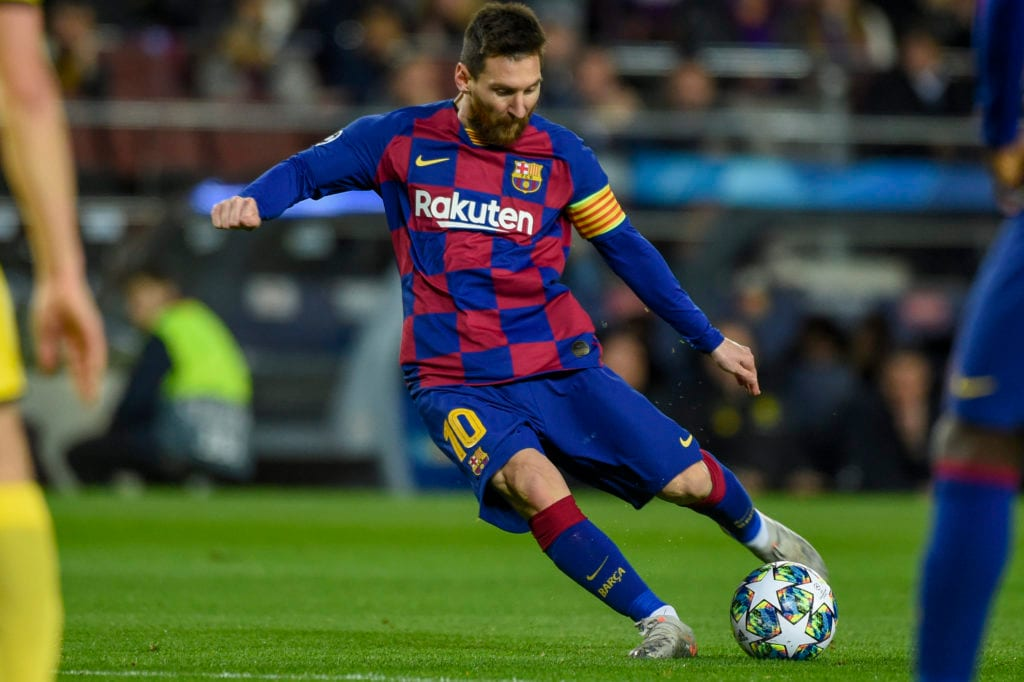
#> input picture Images/m.jpg, 1024 x 682 px, found by its file name
$ python 'cropping the image.py'
#> lines starting #> are read from the running program, lines starting #| are printed output that depends on the picture
# -*- coding: utf-8 -*-
"""
Created on Wed Feb 24 20:47:07 2021

@author: Md.Abdullah
"""


# Importing pillow
from PIL import Image

# reading the image
img=Image.open('J:\Digital-Image-Processing\Images\m.jpg')
#> img is the input picture: PIL image 1024x682 RGB; mean R, G, B 67.6, 77.3, 60.4
cropped_img=img.crop((0,0,250,200))
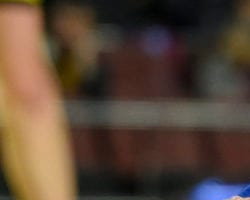
#> cropped_img: PIL image 250x200 RGB; mean R, G, B 88, 69.3, 54.9
cropped_img.save('J:\Digital-Image-Processing\Images\m_crop.jpg')

$ run again, with Images/flower.jpg copied over Images/m.jpg
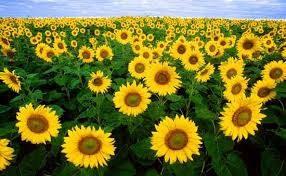
#> input picture Images/flower.jpg, 286 x 176 px, found by its file name
#> img is the input picture: PIL image 286x176 RGB; mean R, G, B 115.6, 114.1, 40.2
#> `cropped_img=img.crop((0,0,250,200))`:
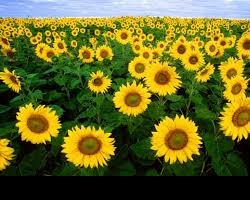
#> cropped_img: PIL image 250x200 RGB; mean R, G, B 103.6, 102.8, 35.4

$ run again, with Images/m2.jpg copied over Images/m.jpg
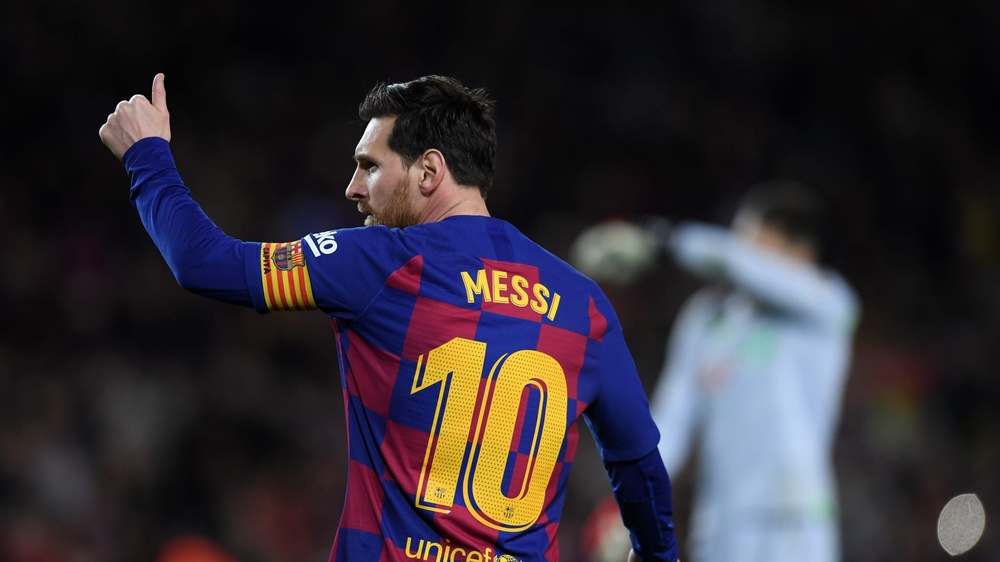
#> input picture Images/m2.jpg, 1000 x 562 px, shrunk from 2048 x 1152 before the run, found by its file name
#> img is the input picture: PIL image 1000x562 RGB; mean R, G, B 49.9, 43.9, 50.9
#> `cropped_img=img.crop((0,0,250,200))`:
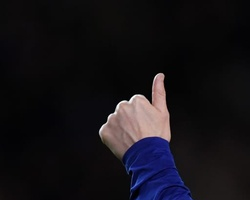
#> cropped_img: PIL image 250x200 RGB; mean R, G, B 20.9, 18.6, 23.2
